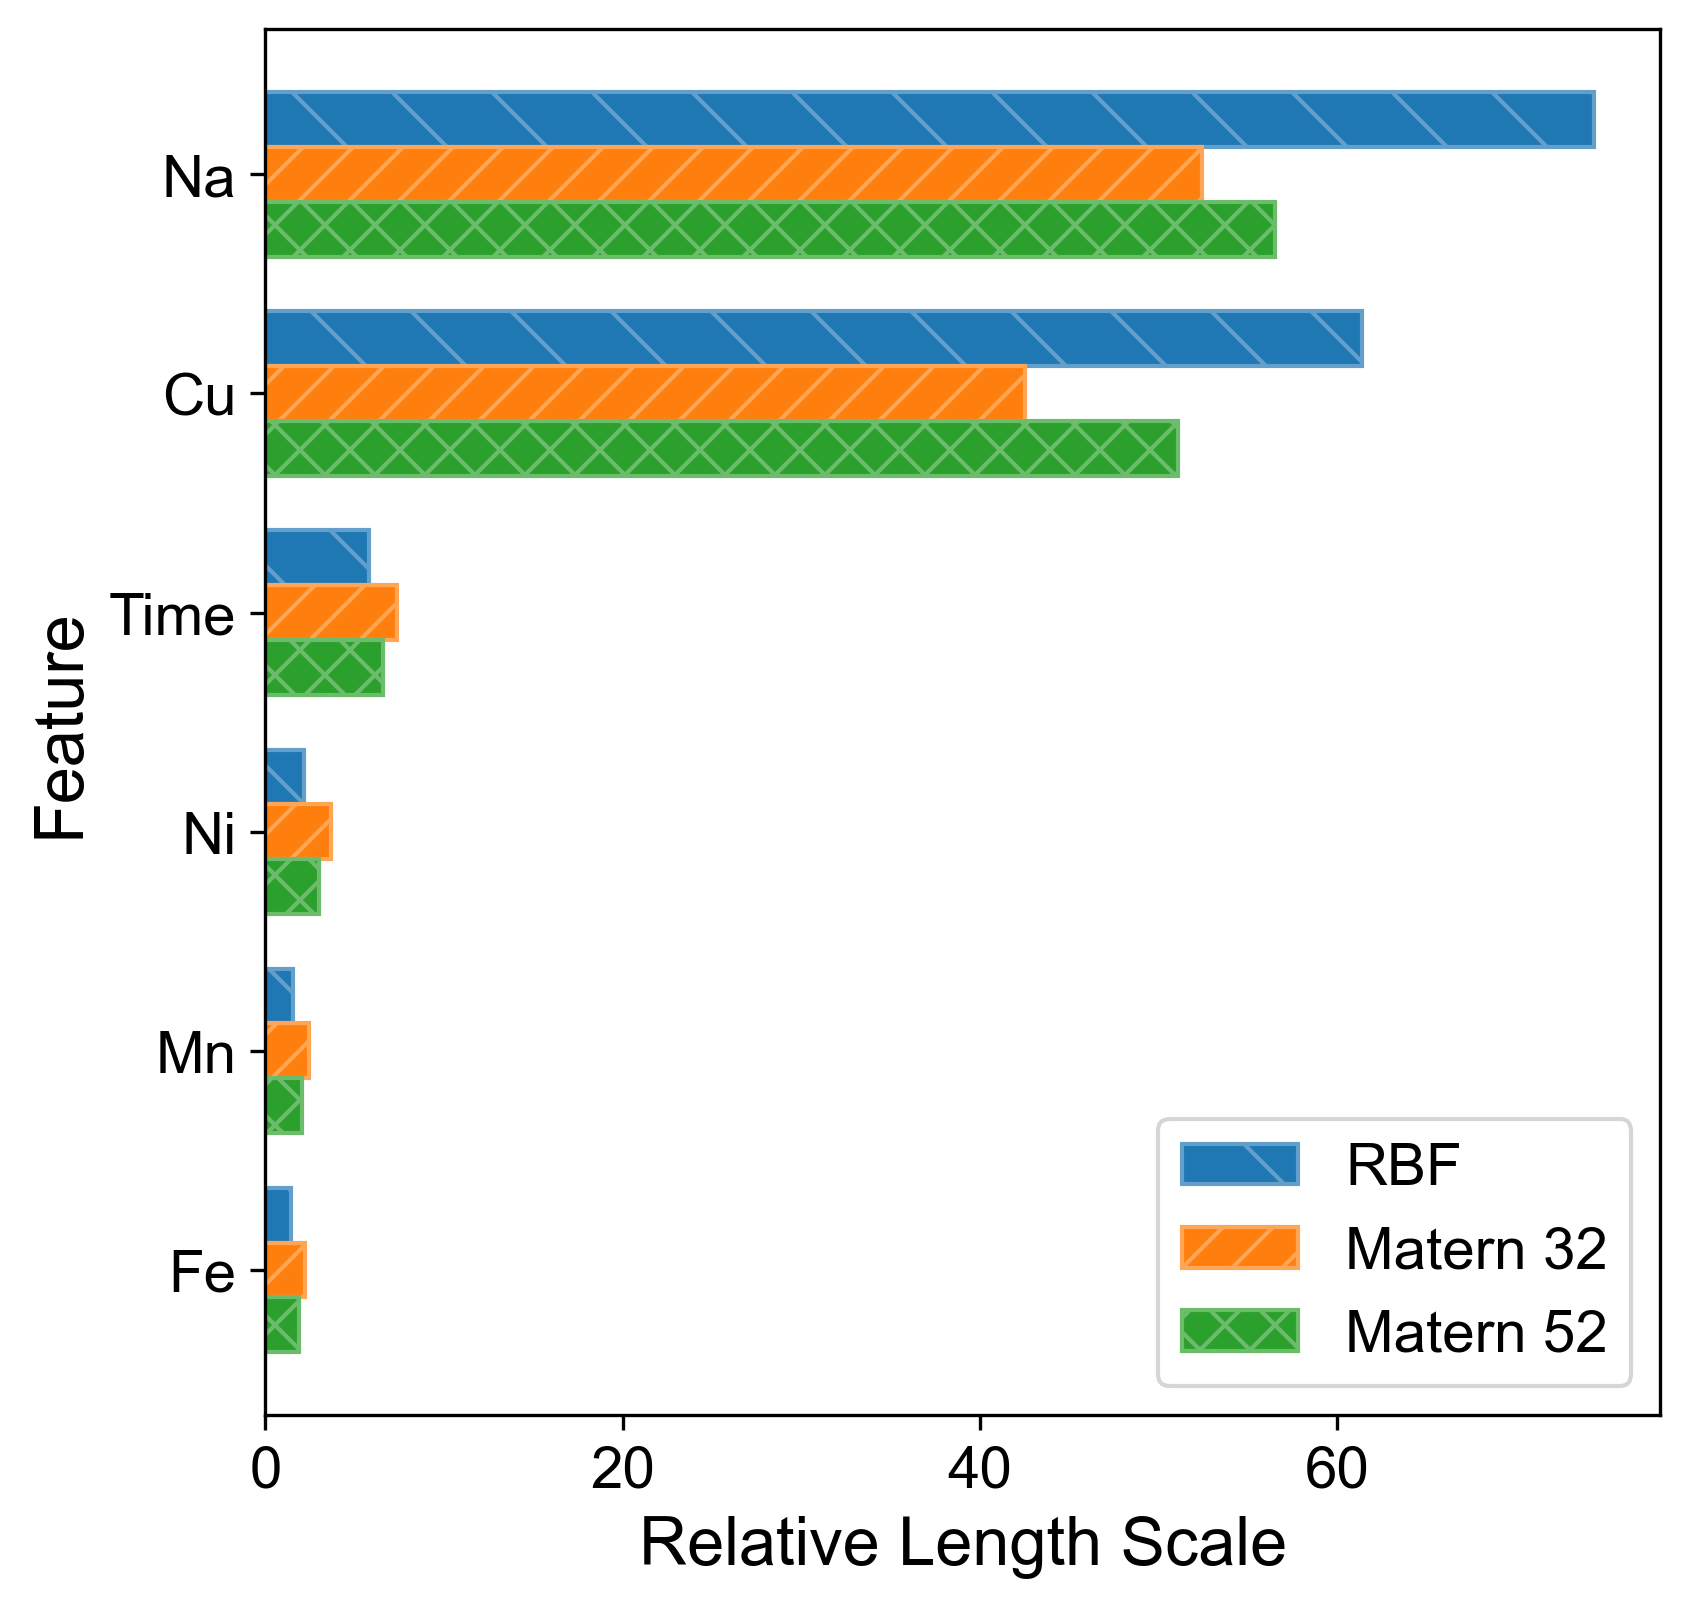

Source code (Python):
# Finalised

# plots lengthscales from kernel_hyperparameters_v2.csv

import os
import pandas as pd
import matplotlib.pyplot as plt
import numpy as np

PALETTE = [
    "#1f77b4", "#ff7f0e", "#2ca02c", "#d62728",
    "#9467bd", "#8c564b", "#e377c2", "#7f7f7f",
]

def plot_settings():

    plt.rcParams.update({
        "font.family": "Arial",
        "figure.figsize": (6, 6),
        "figure.dpi": 300,
        "savefig.dpi": 300,
        "axes.titlesize": 18,
        "axes.labelsize": 16,
        "xtick.labelsize": 14,
        "ytick.labelsize": 14,
        "axes.prop_cycle": plt.cycler(color=PALETTE),
        "axes.spines.top": True,
        "axes.spines.right": True,
        "axes.grid": False,
    })

def save_fig(fig, name, folder=None):
    if folder is not None:
        folder = f"{folder}/"

    output_path = os.path.join("", f"{folder}{name}.png")
    fig.savefig(output_path, dpi=300, bbox_inches="tight", facecolor="white")

    print(f"Saved {name}.")

plot_settings()

# Testing hyperparam data types to plot ===============================
hyperparams = pd.read_csv("active_learning_model/surrogate_design/kernel_testing/kernel_hyperparameters_v3.csv")

# checking data types
print(type(hyperparams["kernel_name"][0]))
print(type(hyperparams["noise_constraint"][0]))
print(type(hyperparams["outputscale"][2]))
print(type(hyperparams["noise"][0]))
print(type(hyperparams["lengthscale"][1]))

# New csv for lengthscales only for easier data handling ==================

data = pd.read_csv("active_learning_model/surrogate_design/kernel_testing/kernel_hyperparams_lengthscales_ard_v3.csv")

# Plotting grouped bar chart of lengthscales for each kernel ==============

features = ["Time", "Na", "Cu", "Fe", "Mn", "Ni"] # features are set in this order

# Only take data from scales kernels with ARD applied, low default noise
rbf = data[data["kernel_name"] == "Scaled RBF ARD Low Noise"]
matern32 = data[data["kernel_name"] == "Scaled Matern 32 ARD Low Noise"]
matern52 = data[data["kernel_name"] == "Scaled Matern 52 ARD Low Noise"]

# Isolate features
rbf = rbf[features].values.reshape(-1)
matern32 = matern32[features].values.reshape(-1)
matern52 = matern52[features].values.reshape(-1)

# List of indices in order of lowest to highest lengthscale for RBF
sorted_indices = np.argsort(rbf).tolist()
print(sorted_indices)

print(type(rbf))
print(rbf)

# np.argsort()

# Bar height and x locations
h, y = 0.25, np.arange(len(features))

# function to lighten colours for hatching
import matplotlib.colors as mc
def lighten_color(color, amount=0.5):
    """
    Lightens the given color by mixing it with white.
    amount=0 (original color), amount=1 (white)
    """
    try:
        c = mc.cnames[color]
    except:
        c = color
    c = mc.to_rgb(c)
    return tuple(1 - (1 - x) * (1 - amount) for x in c)

fig, ax = plt.subplots(figsize=(6, 6))
ax.barh(y + h, rbf[sorted_indices], height=h, color="#1f77b4", hatch='\\', edgecolor=lighten_color("#1f77b4", 0.3), label="RBF") # horizontal bar chart
ax.barh(y, matern32[sorted_indices], height=h, color="#ff7f0e", hatch='//', edgecolor=lighten_color("#ff7f0e", 0.3), label="Matern 32")
ax.barh(y - h, matern52[sorted_indices], height=h, color="#2ca02c", hatch="xx", edgecolor=lighten_color("#2ca02c", 0.3), label="Matern 52")

ax.set_yticks(y)
ax.set_yticklabels([features[i] for i in sorted_indices]) # sort features manually 
ax.set_xlabel("Relative Length Scale")
ax.set_ylabel("Feature")
ax.legend(fontsize=14)

save_fig(fig, name="kernel_hyperparams_plot", folder="surrogate_design/kernel_testing")
